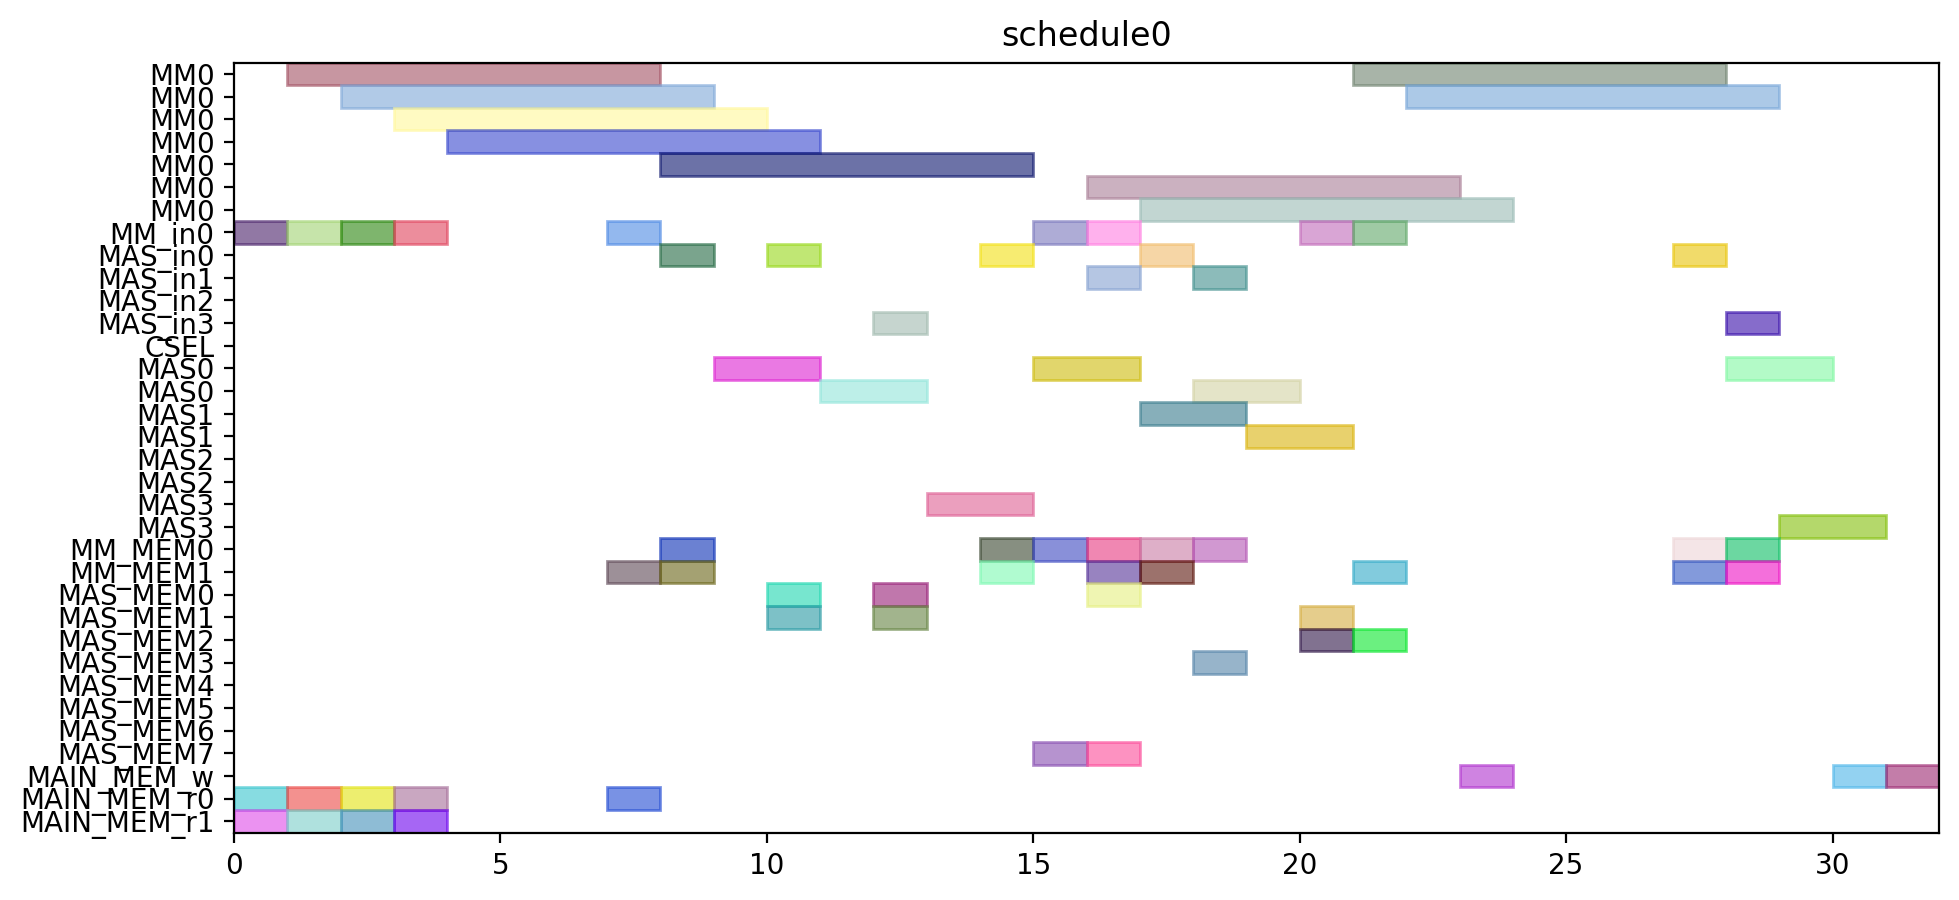

Here is the Python script that generated this plot:
from pyschedule import Scenario, solvers, plotters, alt


def solve():
	horizon = 120
	S = Scenario("schedule0", horizon=horizon)

	# resource
	MM = S.Resources('MM', num=1, size=7)
	MM_in = S.Resources('MM_in', num=1)
	MAS_in = S.Resources('MAS_in', num=4)
	CSEL = S.Resource('CSEL')
	MAS = S.Resources('MAS', num=4, size=2, periods=range(1, horizon))
	MM_MEM = S.Resources('MM_MEM', num=2)
	MAS_MEM = S.Resources('MAS_MEM', num=8)
	MAIN_MEM_w = S.Resource('MAIN_MEM_w', size=1)
	MAIN_MEM_r = S.Resources('MAIN_MEM_r', num=2)

	# result of previous scheduling

	# new tasks
	t0 = S.Task('t0', length=7, delay_cost=1)
	t0 += alt(MM)
	t0_in = S.Task('t0_in', length=1, delay_cost=1)
	t0_in += alt(MM_in)
	S += t0_in*MM_in[0]<=t0*MM[0]
	t0_mem0 = S.Task('t0_mem0', length=1, delay_cost=1)
	t0_mem0 += MAIN_MEM_r[0]
	S += t0_mem0 <= t0

	t0_mem1 = S.Task('t0_mem1', length=1, delay_cost=1)
	t0_mem1 += MAIN_MEM_r[1]
	S += t0_mem1 <= t0

	t3 = S.Task('t3', length=7, delay_cost=1)
	t3 += alt(MM)
	t3_in = S.Task('t3_in', length=1, delay_cost=1)
	t3_in += alt(MM_in)
	S += t3_in*MM_in[0]<=t3*MM[0]
	t3_mem0 = S.Task('t3_mem0', length=1, delay_cost=1)
	t3_mem0 += MAIN_MEM_r[0]
	S += t3_mem0 <= t3

	t3_mem1 = S.Task('t3_mem1', length=1, delay_cost=1)
	t3_mem1 += MAIN_MEM_r[1]
	S += t3_mem1 <= t3

	t1 = S.Task('t1', length=7, delay_cost=1)
	t1 += alt(MM)
	t1_in = S.Task('t1_in', length=1, delay_cost=1)
	t1_in += alt(MM_in)
	S += t1_in*MM_in[0]<=t1*MM[0]
	t1_mem0 = S.Task('t1_mem0', length=1, delay_cost=1)
	t1_mem0 += MAIN_MEM_r[0]
	S += t1_mem0 <= t1

	t1_mem1 = S.Task('t1_mem1', length=1, delay_cost=1)
	t1_mem1 += MAIN_MEM_r[1]
	S += t1_mem1 <= t1

	t2 = S.Task('t2', length=7, delay_cost=1)
	t2 += alt(MM)
	t2_in = S.Task('t2_in', length=1, delay_cost=1)
	t2_in += alt(MM_in)
	S += t2_in*MM_in[0]<=t2*MM[0]
	t2_mem0 = S.Task('t2_mem0', length=1, delay_cost=1)
	t2_mem0 += MAIN_MEM_r[0]
	S += t2_mem0 <= t2

	t2_mem1 = S.Task('t2_mem1', length=1, delay_cost=1)
	t2_mem1 += MAIN_MEM_r[1]
	S += t2_mem1 <= t2

	t4 = S.Task('t4', length=7, delay_cost=1)
	t4 += alt(MM)
	t4_in = S.Task('t4_in', length=1, delay_cost=1)
	t4_in += alt(MM_in)
	S += t4_in*MM_in[0]<=t4*MM[0]
	t4_mem0 = S.Task('t4_mem0', length=1, delay_cost=1)
	t4_mem0 += MAIN_MEM_r[0]
	S += t4_mem0 <= t4

	t4_mem1 = S.Task('t4_mem1', length=1, delay_cost=1)
	t4_mem1 += alt(MM_MEM)
	S += (t2*MM[0])-1 < t4_mem1*MM_MEM[1]
	S += t4_mem1 <= t4

	t5 = S.Task('t5', length=2, delay_cost=1)
	t5 += alt(MAS)
	t5_in = S.Task('t5_in', length=1, delay_cost=1)
	t5_in += alt(MAS_in)
	S += t5_in*MAS_in[0]<=t5*MAS[0]

	S += t5_in*MAS_in[1]<=t5*MAS[1]

	S += t5_in*MAS_in[2]<=t5*MAS[2]

	S += t5_in*MAS_in[3]<=t5*MAS[3]

	t5_mem0 = S.Task('t5_mem0', length=1, delay_cost=1)
	t5_mem0 += alt(MM_MEM)
	S += (t0*MM[0])-1 < t5_mem0*MM_MEM[0]
	S += t5_mem0 <= t5

	t5_mem1 = S.Task('t5_mem1', length=1, delay_cost=1)
	t5_mem1 += alt(MM_MEM)
	S += (t0*MM[0])-1 < t5_mem1*MM_MEM[1]
	S += t5_mem1 <= t5

	t6 = S.Task('t6', length=2, delay_cost=1)
	t6 += alt(MAS)
	t6_in = S.Task('t6_in', length=1, delay_cost=1)
	t6_in += alt(MAS_in)
	S += t6_in*MAS_in[0]<=t6*MAS[0]

	S += t6_in*MAS_in[1]<=t6*MAS[1]

	S += t6_in*MAS_in[2]<=t6*MAS[2]

	S += t6_in*MAS_in[3]<=t6*MAS[3]

	t6_mem0 = S.Task('t6_mem0', length=1, delay_cost=1)
	t6_mem0 += alt(MAS_MEM)
	S += (t5*MAS[0])-1 < t6_mem0*MAS_MEM[0]
	S += (t5*MAS[1])-1 < t6_mem0*MAS_MEM[2]
	S += (t5*MAS[2])-1 < t6_mem0*MAS_MEM[4]
	S += (t5*MAS[3])-1 < t6_mem0*MAS_MEM[6]
	S += t6_mem0 <= t6

	t6_mem1 = S.Task('t6_mem1', length=1, delay_cost=1)
	t6_mem1 += alt(MAS_MEM)
	S += (t5*MAS[0])-1 < t6_mem1*MAS_MEM[1]
	S += (t5*MAS[1])-1 < t6_mem1*MAS_MEM[3]
	S += (t5*MAS[2])-1 < t6_mem1*MAS_MEM[5]
	S += (t5*MAS[3])-1 < t6_mem1*MAS_MEM[7]
	S += t6_mem1 <= t6

	t9 = S.Task('t9', length=2, delay_cost=1)
	t9 += alt(MAS)
	t9_in = S.Task('t9_in', length=1, delay_cost=1)
	t9_in += alt(MAS_in)
	S += t9_in*MAS_in[0]<=t9*MAS[0]

	S += t9_in*MAS_in[1]<=t9*MAS[1]

	S += t9_in*MAS_in[2]<=t9*MAS[2]

	S += t9_in*MAS_in[3]<=t9*MAS[3]

	t9_mem0 = S.Task('t9_mem0', length=1, delay_cost=1)
	t9_mem0 += alt(MM_MEM)
	S += (t0*MM[0])-1 < t9_mem0*MM_MEM[0]
	S += t9_mem0 <= t9

	t9_mem1 = S.Task('t9_mem1', length=1, delay_cost=1)
	t9_mem1 += alt(MM_MEM)
	S += (t4*MM[0])-1 < t9_mem1*MM_MEM[1]
	S += t9_mem1 <= t9

	t10 = S.Task('t10', length=2, delay_cost=1)
	t10 += alt(MAS)
	t10_in = S.Task('t10_in', length=1, delay_cost=1)
	t10_in += alt(MAS_in)
	S += t10_in*MAS_in[0]<=t10*MAS[0]

	S += t10_in*MAS_in[1]<=t10*MAS[1]

	S += t10_in*MAS_in[2]<=t10*MAS[2]

	S += t10_in*MAS_in[3]<=t10*MAS[3]

	t10_mem0 = S.Task('t10_mem0', length=1, delay_cost=1)
	t10_mem0 += alt(MM_MEM)
	S += (t4*MM[0])-1 < t10_mem0*MM_MEM[0]
	S += t10_mem0 <= t10

	t10_mem1 = S.Task('t10_mem1', length=1, delay_cost=1)
	t10_mem1 += alt(MM_MEM)
	S += (t4*MM[0])-1 < t10_mem1*MM_MEM[1]
	S += t10_mem1 <= t10

	t7 = S.Task('t7', length=2, delay_cost=1)
	t7 += alt(MAS)
	t7_in = S.Task('t7_in', length=1, delay_cost=1)
	t7_in += alt(MAS_in)
	S += t7_in*MAS_in[0]<=t7*MAS[0]

	S += t7_in*MAS_in[1]<=t7*MAS[1]

	S += t7_in*MAS_in[2]<=t7*MAS[2]

	S += t7_in*MAS_in[3]<=t7*MAS[3]

	t7_mem0 = S.Task('t7_mem0', length=1, delay_cost=1)
	t7_mem0 += alt(MAS_MEM)
	S += (t6*MAS[0])-1 < t7_mem0*MAS_MEM[0]
	S += (t6*MAS[1])-1 < t7_mem0*MAS_MEM[2]
	S += (t6*MAS[2])-1 < t7_mem0*MAS_MEM[4]
	S += (t6*MAS[3])-1 < t7_mem0*MAS_MEM[6]
	S += t7_mem0 <= t7

	t7_mem1 = S.Task('t7_mem1', length=1, delay_cost=1)
	t7_mem1 += alt(MAS_MEM)
	S += (t6*MAS[0])-1 < t7_mem1*MAS_MEM[1]
	S += (t6*MAS[1])-1 < t7_mem1*MAS_MEM[3]
	S += (t6*MAS[2])-1 < t7_mem1*MAS_MEM[5]
	S += (t6*MAS[3])-1 < t7_mem1*MAS_MEM[7]
	S += t7_mem1 <= t7

	t11 = S.Task('t11', length=2, delay_cost=1)
	t11 += alt(MAS)
	t11_in = S.Task('t11_in', length=1, delay_cost=1)
	t11_in += alt(MAS_in)
	S += t11_in*MAS_in[0]<=t11*MAS[0]

	S += t11_in*MAS_in[1]<=t11*MAS[1]

	S += t11_in*MAS_in[2]<=t11*MAS[2]

	S += t11_in*MAS_in[3]<=t11*MAS[3]

	t11_mem0 = S.Task('t11_mem0', length=1, delay_cost=1)
	t11_mem0 += alt(MAS_MEM)
	S += (t10*MAS[0])-1 < t11_mem0*MAS_MEM[0]
	S += (t10*MAS[1])-1 < t11_mem0*MAS_MEM[2]
	S += (t10*MAS[2])-1 < t11_mem0*MAS_MEM[4]
	S += (t10*MAS[3])-1 < t11_mem0*MAS_MEM[6]
	S += t11_mem0 <= t11

	t11_mem1 = S.Task('t11_mem1', length=1, delay_cost=1)
	t11_mem1 += alt(MM_MEM)
	S += (t4*MM[0])-1 < t11_mem1*MM_MEM[1]
	S += t11_mem1 <= t11

	t8 = S.Task('t8', length=7, delay_cost=1)
	t8 += alt(MM)
	t8_in = S.Task('t8_in', length=1, delay_cost=1)
	t8_in += alt(MM_in)
	S += t8_in*MM_in[0]<=t8*MM[0]
	t8_mem0 = S.Task('t8_mem0', length=1, delay_cost=1)
	t8_mem0 += alt(MM_MEM)
	S += (t4*MM[0])-1 < t8_mem0*MM_MEM[0]
	S += t8_mem0 <= t8

	t8_mem1 = S.Task('t8_mem1', length=1, delay_cost=1)
	t8_mem1 += alt(MAS_MEM)
	S += (t7*MAS[0])-1 < t8_mem1*MAS_MEM[1]
	S += (t7*MAS[1])-1 < t8_mem1*MAS_MEM[3]
	S += (t7*MAS[2])-1 < t8_mem1*MAS_MEM[5]
	S += (t7*MAS[3])-1 < t8_mem1*MAS_MEM[7]
	S += t8_mem1 <= t8

	new_PZ = S.Task('new_PZ', length=7, delay_cost=1)
	new_PZ += alt(MM)
	new_PZ_in = S.Task('new_PZ_in', length=1, delay_cost=1)
	new_PZ_in += alt(MM_in)
	S += new_PZ_in*MM_in[0]<=new_PZ*MM[0]
	S += 0<new_PZ

	new_PZ_w = S.Task('new_PZ_w', length=1, delay_cost=1)
	new_PZ_w += alt(MAIN_MEM_w)
	S += new_PZ <= new_PZ_w

	new_PZ_mem0 = S.Task('new_PZ_mem0', length=1, delay_cost=1)
	new_PZ_mem0 += alt(MM_MEM)
	S += (t1*MM[0])-1 < new_PZ_mem0*MM_MEM[0]
	S += new_PZ_mem0 <= new_PZ

	new_PZ_mem1 = S.Task('new_PZ_mem1', length=1, delay_cost=1)
	new_PZ_mem1 += alt(MAS_MEM)
	S += (t7*MAS[0])-1 < new_PZ_mem1*MAS_MEM[1]
	S += (t7*MAS[1])-1 < new_PZ_mem1*MAS_MEM[3]
	S += (t7*MAS[2])-1 < new_PZ_mem1*MAS_MEM[5]
	S += (t7*MAS[3])-1 < new_PZ_mem1*MAS_MEM[7]
	S += new_PZ_mem1 <= new_PZ

	t12 = S.Task('t12', length=2, delay_cost=1)
	t12 += alt(MAS)
	t12_in = S.Task('t12_in', length=1, delay_cost=1)
	t12_in += alt(MAS_in)
	S += t12_in*MAS_in[0]<=t12*MAS[0]

	S += t12_in*MAS_in[1]<=t12*MAS[1]

	S += t12_in*MAS_in[2]<=t12*MAS[2]

	S += t12_in*MAS_in[3]<=t12*MAS[3]

	t12_mem0 = S.Task('t12_mem0', length=1, delay_cost=1)
	t12_mem0 += alt(MM_MEM)
	S += (t0*MM[0])-1 < t12_mem0*MM_MEM[0]
	S += t12_mem0 <= t12

	t12_mem1 = S.Task('t12_mem1', length=1, delay_cost=1)
	t12_mem1 += alt(MAS_MEM)
	S += (t11*MAS[0])-1 < t12_mem1*MAS_MEM[1]
	S += (t11*MAS[1])-1 < t12_mem1*MAS_MEM[3]
	S += (t11*MAS[2])-1 < t12_mem1*MAS_MEM[5]
	S += (t11*MAS[3])-1 < t12_mem1*MAS_MEM[7]
	S += t12_mem1 <= t12

	t13 = S.Task('t13', length=7, delay_cost=1)
	t13 += alt(MM)
	t13_in = S.Task('t13_in', length=1, delay_cost=1)
	t13_in += alt(MM_in)
	S += t13_in*MM_in[0]<=t13*MM[0]
	t13_mem0 = S.Task('t13_mem0', length=1, delay_cost=1)
	t13_mem0 += alt(MAS_MEM)
	S += (t12*MAS[0])-1 < t13_mem0*MAS_MEM[0]
	S += (t12*MAS[1])-1 < t13_mem0*MAS_MEM[2]
	S += (t12*MAS[2])-1 < t13_mem0*MAS_MEM[4]
	S += (t12*MAS[3])-1 < t13_mem0*MAS_MEM[6]
	S += t13_mem0 <= t13

	t13_mem1 = S.Task('t13_mem1', length=1, delay_cost=1)
	t13_mem1 += alt(MAS_MEM)
	S += (t9*MAS[0])-1 < t13_mem1*MAS_MEM[1]
	S += (t9*MAS[1])-1 < t13_mem1*MAS_MEM[3]
	S += (t9*MAS[2])-1 < t13_mem1*MAS_MEM[5]
	S += (t9*MAS[3])-1 < t13_mem1*MAS_MEM[7]
	S += t13_mem1 <= t13

	t14 = S.Task('t14', length=7, delay_cost=1)
	t14 += alt(MM)
	t14_in = S.Task('t14_in', length=1, delay_cost=1)
	t14_in += alt(MM_in)
	S += t14_in*MM_in[0]<=t14*MM[0]
	t14_mem0 = S.Task('t14_mem0', length=1, delay_cost=1)
	t14_mem0 += alt(MAS_MEM)
	S += (t12*MAS[0])-1 < t14_mem0*MAS_MEM[0]
	S += (t12*MAS[1])-1 < t14_mem0*MAS_MEM[2]
	S += (t12*MAS[2])-1 < t14_mem0*MAS_MEM[4]
	S += (t12*MAS[3])-1 < t14_mem0*MAS_MEM[6]
	S += t14_mem0 <= t14

	t14_mem1 = S.Task('t14_mem1', length=1, delay_cost=1)
	t14_mem1 += alt(MM_MEM)
	S += (t3*MM[0])-1 < t14_mem1*MM_MEM[1]
	S += t14_mem1 <= t14

	new_PY = S.Task('new_PY', length=2, delay_cost=1)
	new_PY += alt(MAS)
	new_PY_in = S.Task('new_PY_in', length=1, delay_cost=1)
	new_PY_in += alt(MAS_in)
	S += new_PY_in*MAS_in[0]<=new_PY*MAS[0]

	S += new_PY_in*MAS_in[1]<=new_PY*MAS[1]

	S += new_PY_in*MAS_in[2]<=new_PY*MAS[2]

	S += new_PY_in*MAS_in[3]<=new_PY*MAS[3]

	S += 0<new_PY

	new_PY_w = S.Task('new_PY_w', length=1, delay_cost=1)
	new_PY_w += alt(MAIN_MEM_w)
	S += new_PY <= new_PY_w

	new_PY_mem0 = S.Task('new_PY_mem0', length=1, delay_cost=1)
	new_PY_mem0 += alt(MM_MEM)
	S += (t8*MM[0])-1 < new_PY_mem0*MM_MEM[0]
	S += new_PY_mem0 <= new_PY

	new_PY_mem1 = S.Task('new_PY_mem1', length=1, delay_cost=1)
	new_PY_mem1 += alt(MM_MEM)
	S += (t13*MM[0])-1 < new_PY_mem1*MM_MEM[1]
	S += new_PY_mem1 <= new_PY

	new_PX = S.Task('new_PX', length=2, delay_cost=1)
	new_PX += alt(MAS)
	new_PX_in = S.Task('new_PX_in', length=1, delay_cost=1)
	new_PX_in += alt(MAS_in)
	S += new_PX_in*MAS_in[0]<=new_PX*MAS[0]

	S += new_PX_in*MAS_in[1]<=new_PX*MAS[1]

	S += new_PX_in*MAS_in[2]<=new_PX*MAS[2]

	S += new_PX_in*MAS_in[3]<=new_PX*MAS[3]

	S += 0<new_PX

	new_PX_w = S.Task('new_PX_w', length=1, delay_cost=1)
	new_PX_w += alt(MAIN_MEM_w)
	S += new_PX <= new_PX_w

	new_PX_mem0 = S.Task('new_PX_mem0', length=1, delay_cost=1)
	new_PX_mem0 += alt(MM_MEM)
	S += (t14*MM[0])-1 < new_PX_mem0*MM_MEM[0]
	S += new_PX_mem0 <= new_PX

	new_PX_mem1 = S.Task('new_PX_mem1', length=1, delay_cost=1)
	new_PX_mem1 += alt(MM_MEM)
	S += (t14*MM[0])-1 < new_PX_mem1*MM_MEM[1]
	S += new_PX_mem1 <= new_PX

	solvers.mip.solve(S,msg=1,kind='CPLEX',ratio_gap=1.01)

	solution = [['hoge']*len(S.solution()[1]) for i in range(len(S.solution()))]
	for i in range(len(S.solution())):
		for j in range(len(S.solution()[i])):
			solution[i][j]=str(S.solution()[i][j])
	print(solution)

	cycles = int(solution[-1][3])

	pic_file_name = "/home/mfukuda/ABE/multiRAM_multiMAS_16mux/scheduling_result/stage7MM1_stage2MAS4/EP_DBL_A_0/schedule0.png"
	if(S.solution() != []):
		plotters.matplotlib.plot(S,img_filename=pic_file_name, show_task_labels=False, fig_size=(cycles*0.25+3, 5))

	return solution
